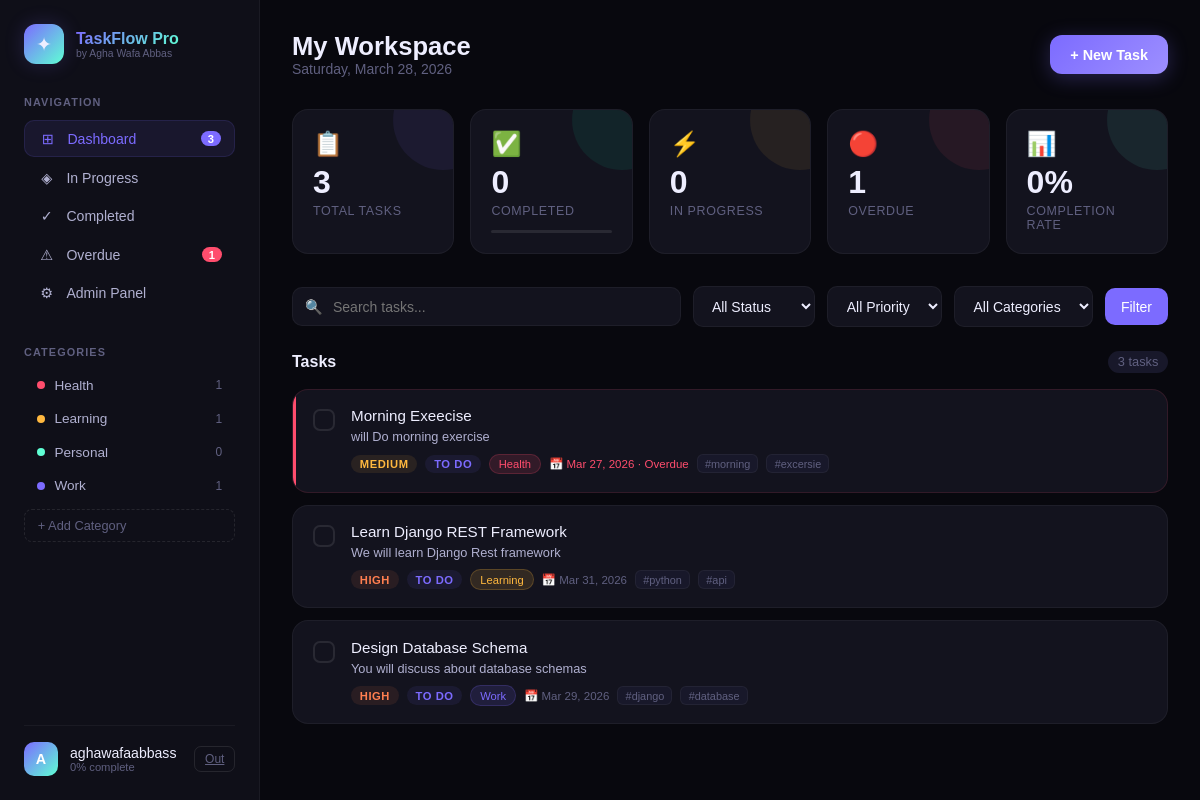
The app's page /dashboard/ (signed in) with its own data.
### todo/models.py (models this page shows, shortened)
class Category(models.Model):
    name = models.CharField(max_length=100)
    color = models.CharField(max_length=7, default='#6366f1')  # hex color
    icon = models.CharField(max_length=50, default='folder')
    user = models.ForeignKey(User, on_delete=models.CASCADE, related_name='categories')
    created_at = models.DateTimeField(auto_now_add=True)
    class Meta:
        verbose_name_plural = 'Categories'
        ordering = ['name']

class Task(models.Model):
    PRIORITY_CHOICES = [
        ('low', 'Low'),
        ('medium', 'Medium'),
        ('high', 'High'),
        ('critical', 'Critical'),
    ]
    STATUS_CHOICES = [
        ('todo', 'To Do'),
        ('in_progress', 'In Progress'),
        ('review', 'In Review'),
        ('done', 'Done'),
    ]
    title = models.CharField(max_length=300)
    description = models.TextField(blank=True, null=True)
    user = models.ForeignKey(User, on_delete=models.CASCADE, related_name='tasks')
    category = models.ForeignKey(Category, on_delete=models.SET_NULL, null=True, blank=True, related_name='tasks')
    priority = models.CharField(max_length=10, choices=PRIORITY_CHOICES, default='medium')
    status = models.CharField(max_length=20, choices=STATUS_CHOICES, default='todo')
    due_date = models.DateField(null=True, blank=True)
    completed = models.BooleanField(default=False)
    completed_at = models.DateTimeField(null=True, blank=True)
    created_at = models.DateTimeField(auto_now_add=True)
    updated_at = models.DateTimeField(auto_now=True)
    is_pinned = models.BooleanField(default=False)
    tags = models.CharField(max_length=500, blank=True, null=True, help_text="Comma-separated tags")
    class Meta:
        ordering = ['-is_pinned', '-created_at']
    @property
    def is_overdue(self):
        if self.due_date and not self.completed:
            return self.due_date < timezone.now().date()
        return False
    @property
    def tag_list(self):
        if self.tags:
            return [tag.strip() for tag in self.tags.split(',') if tag.strip()]
        return []

### todo/views.py (the view)
# urls.py: path('dashboard/', views.dashboard, name='dashboard'),
@login_required
def dashboard(request):
    tasks = Task.objects.filter(user=request.user)
    categories = Category.objects.filter(user=request.user)
    status_filter = request.GET.get('status', '')
    priority_filter = request.GET.get('priority', '')
    category_filter = request.GET.get('category', '')
    search_query = request.GET.get('q', '')
    if status_filter:
        tasks = tasks.filter(status=status_filter)
    if priority_filter:
        tasks = tasks.filter(priority=priority_filter)
    if category_filter:
        tasks = tasks.filter(category_id=category_filter)
    if search_query:
        tasks = tasks.filter(Q(title__icontains=search_query) | Q(description__icontains=search_query))
    all_tasks = Task.objects.filter(user=request.user)
    stats = {
        'total': all_tasks.count(),
        'completed': all_tasks.filter(completed=True).count(),
        'in_progress': all_tasks.filter(status='in_progress').count(),
        'overdue': sum(1 for t in all_tasks if t.is_overdue),
        'critical': all_tasks.filter(priority='critical', completed=False).count(),
    }
    if stats['total'] > 0:
        stats['completion_rate'] = round((stats['completed'] / stats['total']) * 100)
    else:
        stats['completion_rate'] = 0
    context = {
        'tasks': tasks,
        'categories': categories,
        'stats': stats,
        'status_filter': status_filter,
        'priority_filter': priority_filter,
        'category_filter': category_filter,
        'search_query': search_query,
        'today': timezone.now().date(),
    }
    return render(request, 'todo/dashboard.html', context)

### todo/templates/todo/dashboard.html (shortened to what this page needs)
<!DOCTYPE html>
<html lang="en">
<head>
</head>
<body>
<div class="layout">
  <aside class="sidebar">
    <div class="sidebar-brand">
      <div class="brand-icon">✦</div>
      <div>
        <div class="brand-text">TaskFlow Pro</div>
        <span class="brand-sub">by Agha Wafa Abbas</span>
      </div>
    </div>
    <div class="sidebar-section">
      <div class="sidebar-label">Navigation</div>
      <a href="{% url 'dashboard' %}" class="nav-item active">
        <span class="icon">⊞</span> Dashboard
        {% if stats.total %}<span class="nav-badge">{{ stats.total }}</span>{% endif %}
      </a>
      <a href="{% url 'dashboard' %}?status=in_progress" class="nav-item">
        <span class="icon">◈</span> In Progress
      </a>
      <a href="{% url 'dashboard' %}?status=done" class="nav-item">
        <span class="icon">✓</span> Completed
      </a>
      {% if stats.overdue %}
      <a href="{% url 'dashboard' %}?priority=critical" class="nav-item">
        <span class="icon">⚠</span> Overdue
        <span class="nav-badge" style="background:#ff4d6d">{{ stats.overdue }}</span>
      </a>
      {% endif %}
      <a href="/admin/" class="nav-item" target="_blank">
        <span class="icon">⚙</span> Admin Panel
      </a>
    </div>
    <div class="sidebar-section">
      <div class="sidebar-label">Categories</div>
      {% for cat in categories %}
      <a href="{% url 'dashboard' %}?category={{ cat.id }}" class="cat-item">
        <span class="cat-dot" style="background:{{ cat.color }}"></span>
        {{ cat.name }}
        <span class="cat-count">{{ cat.tasks.count }}</span>
      </a>
      {% endfor %}
      <button class="btn-add-cat" onclick="openCatModal()">+ Add Category</button>
    </div>
    <div class="sidebar-footer">
      <div class="user-card">
        <div class="user-avatar">{{ request.user.username|first|upper }}</div>
        <div class="user-info">
          <div class="user-name">{{ request.user.username }}</div>
          <div class="user-role">{{ stats.completion_rate }}% complete</div>
        </div>
        <a href="{% url 'logout' %}" class="btn-logout">Out</a>
      </div>
    </div>
  </aside>
  <main class="main">
    <div class="topbar">
      <div class="topbar-left">
        <h1>My Workspace</h1>
        <p>{{ today|date:"l, F j, Y" }}</p>
      </div>
      <button class="btn-new-task" onclick="openModal()">+ New Task</button>
    </div>
    <div class="stats-grid">
      <div class="stat-card s1">
        <div class="stat-icon">📋</div>
        <div class="stat-num">{{ stats.total }}</div>
        <div class="stat-label">Total Tasks</div>
      </div>
      <div class="stat-card s2">
        <div class="stat-icon">✅</div>
        <div class="stat-num">{{ stats.completed }}</div>
        <div class="stat-label">Completed</div>
        <div class="progress-bar"><div class="progress-fill" style="width:{{ stats.completion_rate }}%"></div></div>
      </div>
      <div class="stat-card s3">
        <div class="stat-icon">⚡</div>
        <div class="stat-num">{{ stats.in_progress }}</div>
        <div class="stat-label">In Progress</div>
      </div>
      <div class="stat-card s4">
        <div class="stat-icon">🔴</div>
        <div class="stat-num">{{ stats.overdue }}</div>
        <div class="stat-label">Overdue</div>
      </div>
      <div class="stat-card s5">
        <div class="stat-icon">📊</div>
        <div class="stat-num">{{ stats.completion_rate }}%</div>
        <div class="stat-label">Completion Rate</div>
      </div>
    </div>
    <form method="GET" action="{% url 'dashboard' %}" class="filters-bar">
      <div class="search-box">
        <span class="search-icon">🔍</span>
        <input type="text" name="q" placeholder="Search tasks..." value="{{ search_query }}"/>
      </div>
      <select name="status">
        <option value="">All Status</option>
      </select>
      <select name="priority">
        <option value="">All Priority</option>
      </select>
      <select name="category">
        <option value="">All Categories</option>
      </select>
      <button type="submit" class="btn-filter">Filter</button>
    </form>
    <div class="tasks-header">
      <h2>Tasks</h2>
      <span class="task-count">{{ tasks.count }} task{{ tasks.count|pluralize }}</span>
    </div>
    <div class="tasks-list">
      {% for task in tasks %}
      <div class="task-card {% if task.is_pinned %}pinned{% endif %} {% if task.completed %}completed{% endif %} {% if task.is_overdue %}overdue{% endif %}">
        <div class="task-check">
          <a href="{% url 'toggle_task' task.id %}" class="{% if task.completed %}checked{% endif %}">
          </a>
        </div>
        <div class="task-body">
          <div class="task-title {% if task.completed %}done{% endif %}">
            {{ task.title }}
          </div>
          {% if task.description %}
          <div class="task-desc">{{ task.description }}</div>
          {% endif %}
          <div class="task-meta">
            <span class="badge badge-priority-{{ task.priority }}">{{ task.get_priority_display }}</span>
            <span class="badge badge-status-{{ task.status }}">{{ task.get_status_display }}</span>
            {% if task.category %}
            <span class="badge-cat" style="background:{{ task.category.color }}22; color:{{ task.category.color }}; border:1px solid {{ task.category.color }}33;">{{ task.category.name }}</span>
            {% endif %}
            {% if task.due_date %}
            <span class="due-date {% if task.is_overdue %}overdue{% endif %}">
              📅 {{ task.due_date|date:"M j, Y" }}{% if task.is_overdue %} · Overdue{% endif %}
            </span>
            {% endif %}
            {% for tag in task.tag_list %}
            <span class="tag">#{{ tag }}</span>
            {% endfor %}
          </div>
        </div>
      </div>
      {% empty %}
      <div class="empty-state">
        <div class="empty-icon">✦</div>
        <h3>No tasks found</h3>
        <p>Create your first task to get started!</p>
      </div>
      {% endfor %}
    </div>
  </main>
</div>
</body>
</html>

### records on screen
Category: name "Health", tasks.count "1"
Category: name "Learning", tasks.count "1"
Category: name "Personal", tasks.count "0"
Category: name "Work", tasks.count "1"
Task: completed False (drawn), title "Morning Exeecise", description "will Do morning exercise", priority "MEDIUM", status "TO DO", category.name "Health", due_date "Mar 27, 2026", tag_list "morning" "excersie"
Task: completed False (drawn), title "Learn Django REST Framework", description "We will learn Django Rest framework", priority "HIGH", status "TO DO", category.name "Learning", due_date "Mar 31, 2026", tag_list "python" "api"
Task: completed False (drawn), title "Design Database Schema", description "You will discuss about database schemas", priority "HIGH", status "TO DO", category.name "Work", due_date "Mar 29, 2026", tag_list "django" "database"

### other values on screen
{{ stats.total }} "3"
{{ stats.overdue }} "1"
{{ request.user.username|first|upper }} "A"
{{ request.user.username }} "aghawafaabbass"
{{ stats.completion_rate }} "0"
{{ stats.completed }} "0"
{{ stats.in_progress }} "0"
{{ tasks.count }} "3"
